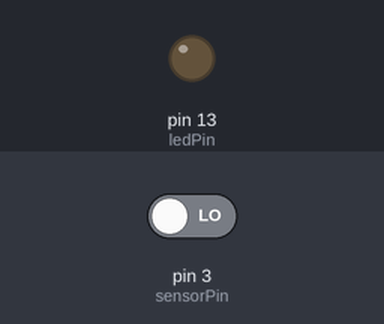
Recording of a sketch running on a simulated Arduino Uno, built with avr-gcc and run on an emulated ATmega328P. Shown: output pins drawn as LEDs (lit = HIGH). The test bench sets the inputs (shaded band); at power-on: pin 3 (sensorPin) LOW.

Above: at 1.3 s.
1.4 s: pin 3 (sensorPin) driven HIGH
At 2.7 s:
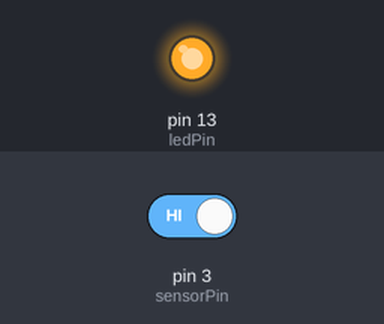
3.0 s: pin 3 (sensorPin) driven LOW
At 3.9 s:
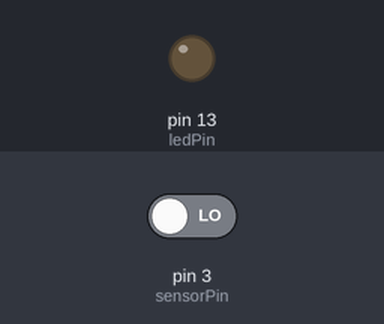
Timing chart, 0 to 6.0 s (numbered marks = the images above; inputs shaded):
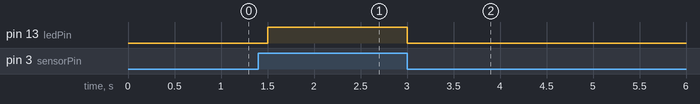

The sketch:

Photo_resistor.ino
```cpp
int sensorPin = 3; // select the input pin for the potentiometer
int ledPin = 13; // select the pin for the LED
int sensorValue ; // variable to store the value coming from the sensor

void setup() {
  pinMode(ledPin, OUTPUT);
  pinMode(sensorPin, INPUT);
  Serial.begin(9600);
  sensorValue = digitalRead(sensorPin);
}
void loop() {
  sensorValue = digitalRead(sensorPin);
if (sensorValue == true ) {
    digitalWrite(ledPin, HIGH);
} else {
    digitalWrite(ledPin, LOW);
}
  delay(500);
}
```

Measured:
- after the input at 1.4 s, pin 13 (ledPin): LOW → HIGH after 0.10 s
- after the input at 3.0 s, pin 13 (ledPin): HIGH → LOW at once
